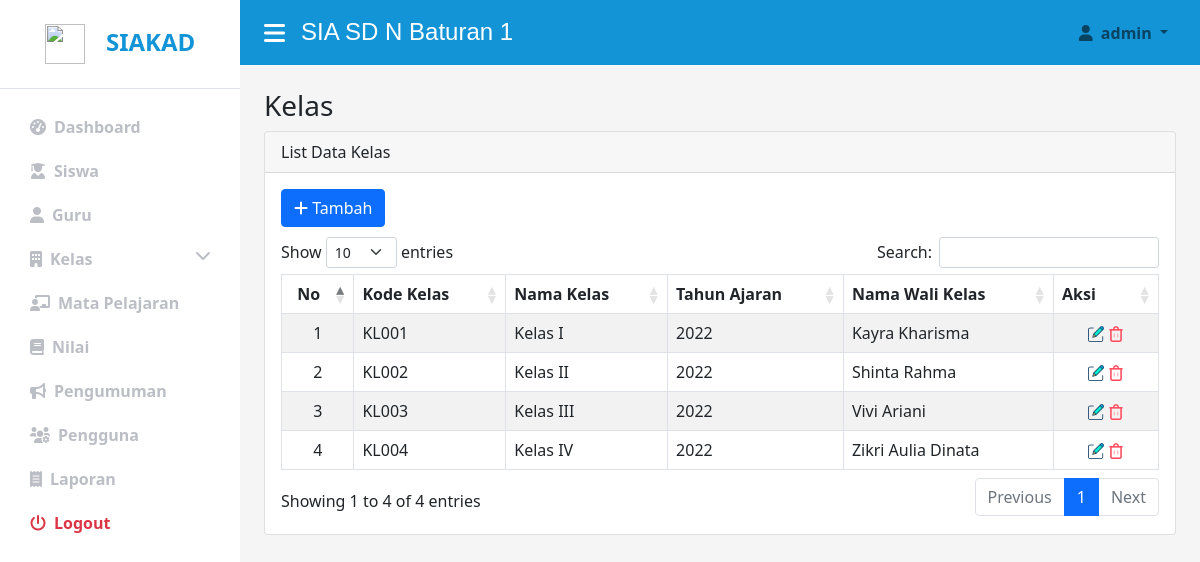
/admin/index.php?page=kelas (signed in), run on the app's committed database.
### tables this page shows
CREATE TABLE `kelas` (
  `kd_kelas` char(5) NOT NULL,
  `nama_kelas` varchar(10) NOT NULL,
  `tahun_ajaran` varchar(10) NOT NULL,
  `kd_guru` char(5) NOT NULL
);

CREATE TABLE `guru` (
  `kd_guru` char(5) NOT NULL,
  `nip` char(10) NOT NULL,
  `nama_guru` varchar(30) NOT NULL,
  `jenkel` enum('Laki-laki','Perempuan') NOT NULL,
  `agama` varchar(8) NOT NULL,
  `tempat_lahir` varchar(20) NOT NULL,
  `tanggal_lahir` date NOT NULL,
  `alamat` text NOT NULL,
  `no_telp` varchar(15) NOT NULL,
  `kd_mapel` char(5) NOT NULL,
  `username` varchar(20) NOT NULL,
  `password` varchar(50) NOT NULL,
  `level` varchar(5) NOT NULL,
  `foto` varchar(50) NOT NULL
);

### admin/Kelas/tampil_kelas.php (the view, shortened to what this page needs)
<div class="container-fluid px-4">
    <h3>Kelas</h3>
    <div class="col-lg-12">
        <div class="card rounded">
            <div class="card-header ">
                List Data Kelas
            </div>
            <div class="card-body">
                <?php if ($_SESSION['level']=="Admin") : ?>
                <a href="?page=tambah_kelas" class="btn btn-primary" style="color: #fff; text-decoration: none; float:left;">   <i class="fa fa-plus"></i> Tambah</a>
                    <br>
                <?php endif ?>
                <div class="table-responsive">
                    <div class="overflow-auto">
                        <table class="table table-striped table-bordered table-hover display nowrap" id="data-table" width="100%" >
                            <thead>
                                <tr>
                                    <th class="text-center">No</th>
                                    <th>Kode Kelas</th>
                                    <th>Nama Kelas</th>
                                    <th>Tahun Ajaran</th>
                                    <th>Nama Wali Kelas</th>
                                    <?php if ($_SESSION['level']=="Admin") : ?>
                                    <th width="70">Aksi</th>
                                    <?php endif ?>
                                </tr>
                            </thead>
                            <tbody>
                               <?php
                               require'../connect.php';
                               $no=1;
                               $query=mysqli_query($koneksi, "SELECT * FROM kelas INNER JOIN guru ON kelas.kd_guru=guru.kd_guru ORDER BY nama_kelas ASC ")or die(mysqli_error($koneksi));
                               while($data=mysqli_fetch_array($query)):
                                   ?>
                                   <tr>
                                    <td class="text-center"><?= $no++; ?></td>
                                    <td><?= $data['kd_kelas']; ?></td>
                                    <td><?= $data['nama_kelas']; ?></td>
                                    <td><?= $data['tahun_ajaran']; ?></td>
                                    <td><?= $data['nama_guru']; ?></td>
                                    <?php if ($_SESSION['level']=="Admin") : ?>
                                    <td style="text-align:center">
                                        <a href="?page=edit_kelas&kd_kelas=<?php echo $data['kd_kelas']; ?>" class="link"><img name="pencil" src="../assets/img/action/edit.png"></a>
                                        <a href="#hapus" data-href="index.php?page=hapus_kelas&kd_kelas=<?php echo $data['kd_kelas']; ?>" data-bs-toggle="modal" data-target="#hapus"  class="link"><img name="delete" src="../assets/img/action/delete.png"></a>
                                    </td>
                                    <?php endif ?>
                                </tr>
                            <?php endwhile; ?>
                        </tbody>
                    </table>
                </div>
            </div>
        </div>
    </div>
</div>

### admin/akses.php (shortened to what this page needs)
<body>
</body>

### admin/index.php (shortened to what this page needs)
<?php
include 'akses.php';
?>
<html lang="en">
<head>
	<link rel="stylesheet" href="../assets/bootstrap5/css/bootstrap.min.css" >
    <link rel="stylesheet" href="../assets/fontawesome/css/all.min.css">
    <link rel="stylesheet" href="../assets/dataTables/DataTables/css/dataTables.bootstrap5.min.css">
	<link rel="stylesheet" href="../assets/css/style.css">
</head>
<body>
    <div class="d-flex" id="wrapper">
        <div class="bg-white" id="sidebar-wrapper">
            <div class="sidebar-heading text-center py-4 primary-text fs-4 fw-bold text-uppercase border-bottom">
                <div class="logo">
                  <img src="../assets/img/logo.png" alt="">
                  SIAKAD
                </div>
            </div>
            <div class="list-group list-group-flush my-3">
                <a href="index.php" class="list-group-item list-group-item-action bg-transparent second-text fw-bold ">
                    <i class="fas fa-tachometer-alt me-2"></i>Dashboard
                </a>
                <?php if ($_SESSION['level']=="Admin" ): ?>
                <a href="?page=siswa" class="list-group-item list-group-item-action bg-transparent second-text  <?php echo $menusiswa; ?> fw-bold">
                    <i class="fas fa-user-graduate me-2"></i>Siswa
                </a>
                <a href="?page=guru" class="list-group-item list-group-item-action bg-transparent second-text <?php echo $menuguru; ?> fw-bold">
                    <i class="fas fa-user me-2"></i>Guru
                </a>
                <?php endif; ?>
                <a class="list-group-item list-group-item-action bg-transparent second-text fw-bold sidebar-link" data-bs-toggle="collapse" href="#collapseExample" role="button" aria-expanded="false" aria-controls="collapseExample">
                     <i class="fas fa-building me-2"></i>Kelas<span style="float:right" class="fa fa-chevron-down right-icon"></span>
                </a>
                <?php if ($_SESSION['level']=="Admin" || $_SESSION['level'] =="Guru" ): ?>
                <a href="?page=mapel" class="list-group-item list-group-item-action bg-transparent second-text <?php echo $menumapel; ?> fw-bold">
                    <i class="fas fa-chalkboard-user me-2"></i>Mata Pelajaran
                </a>
                <?php endif ?>
                <a href="?page=nilai" class="list-group-item list-group-item-action bg-transparent second-text <?php echo $menunilai; ?> fw-bold">
                    <i class="fas fa-book me-2"></i>Nilai
                </a>
                <a href="?page=pengumuman" class="list-group-item list-group-item-action bg-transparent second-text <?php echo $menupengumuman; ?> fw-bold">
                    <i class="fas fa-bullhorn me-2"></i>Pengumuman
                </a>
                <?php if ($_SESSION['level'] == "Admin"): ?>
                <a href="?page=pengguna" class="list-group-item list-group-item-action bg-transparent second-text <?php echo $menupengguna;?> fw-bold">
                    <i class="fas fa-users-gear me-2"></i>Pengguna
                </a>
                <?php endif ?>
                <?php if ($_SESSION['level'] =="Admin" || $_SESSION['level'] =="Guru"): ?>
                <a href="?page=laporan" class="list-group-item list-group-item-action bg-transparent second-text <?php echo $menulaporan; ?>  fw-bold">
                    <i class="fas fa-receipt me-2"></i>Laporan
                </a>
                <?php endif ?>
                <a href="#" data-bs-toggle="modal" data-bs-target="#exampleModal" class="list-group-item list-group-item-action bg-transparent text-danger fw-bold ">
                    <i class="fas fa-power-off me-2"></i>Logout
                </a>
            </div>
        </div>
        <div id="page-content-wrapper">
            <nav class="navbar navbar-expand-lg navbar-light py-4 px-4  ">
                <div class="d-flex align-items-center">
                    <i class="fas fa-bars primary-text fs-4 me-3" id="menu-toggle"></i>
                    <h2 class="fs-4 m-0">SIA SD N Baturan 1</h2>
                </div>
                <div class="collapse navbar-collapse" id="navbarSupportedContent">
                    <ul class="navbar-nav ms-auto mb-2 mb-lg-0">
                        <li class="nav-item dropdown">
                            <a class="nav-link dropdown-toggle second-text fw-bold" href="#" id="navbarDropdown"
                            role="button" data-bs-toggle="dropdown" aria-expanded="false">
                            <?php if ($_SESSION['level']=="Admin") {?>
                                <i class="fas fa-user me-2" ></i><?php echo $_SESSION['username']; ?>
                            <?php }else if ( $_SESSION['level']=="Siswa") { ?>
                                <i class="fas fa-user me-2" ></i><?php echo $_SESSION['nama_siswa']; ?>
                            <?php }else if ( $_SESSION['level']=="Guru") { ?>
                                <i class="fas fa-user me-2" ></i><?php echo $_SESSION['nama_guru']; ?>
                            <?php } ?>
                            </a>
                        </li>
                    </ul>
                </div>
            </nav><br>
            <?php
                include '../connect.php';
            ?>
            <?php
                if(isset($_GET['page'])){
                    $page = $_GET['page'];
                    switch ($page) {
                        case 'kelas':
                          include "Kelas/tampil_kelas.php";
                          break;
                    }
                }
            ?>
            <br>
    </div>
</body>
</html>

### assets/css/style.css (style rules this page uses)
:root { --main-text-color:#1394D7; --second-text-color: #bbbec5; --second-bg-color: #f5f5f5; }
.primary-text { color: var(--main-text-color); }
.second-text { color: var(--second-text-color); }
#wrapper { overflow-x: hidden; background: #f5f5f5; }
#wrapper .logo img { width: 40px; margin-right: 15px ; }
.card-body { min-height: 200px; }
h2 { font-family: arial; color: #fff; }
#sidebar-wrapper { min-height: 100vh; margin-left: -15rem; -webkit-transition: margin 0.25s ease-out; -moz-transition: margin 0.25s ease-out; -o-transition: margin 0.25s ease-out; transition: margin 0.25s ease-out; }
#sidebar-wrapper .sidebar-heading { padding: 0.875rem 1.25rem; font-size: 1.2rem; }
#sidebar-wrapper .list-group { width: 15rem; }
#page-content-wrapper { min-width: 100vw; }
#menu-toggle { cursor: pointer; color: #fff; }
.list-group-item { border: none; padding: 10px 30px; }
.sidebar-link { transition: all ease 0.50s; }
nav { background: #1394D7; height: 65px; }
@media (min-width: 768px) { #sidebar-wrapper { margin-left: 0; } }
@media (min-width: 768px) { #page-content-wrapper { min-width: 0; width: 100%; } }

### data on the page
kelas: kd_kelas "KL001", nama_kelas "Kelas I", tahun_ajaran "2022", kd_guru.nama_guru "Kayra Kharisma"
kelas: kd_kelas "KL002", nama_kelas "Kelas II", tahun_ajaran "2022", kd_guru.nama_guru "Shinta Rahma"
kelas: kd_kelas "KL003", nama_kelas "Kelas III", tahun_ajaran "2022", kd_guru.nama_guru "Vivi Ariani"
kelas: kd_kelas "KL004", nama_kelas "Kelas IV", tahun_ajaran "2022", kd_guru.nama_guru "Zikri Aulia Dinata"

### other printed values
$_SESSION['username'] "admin"
